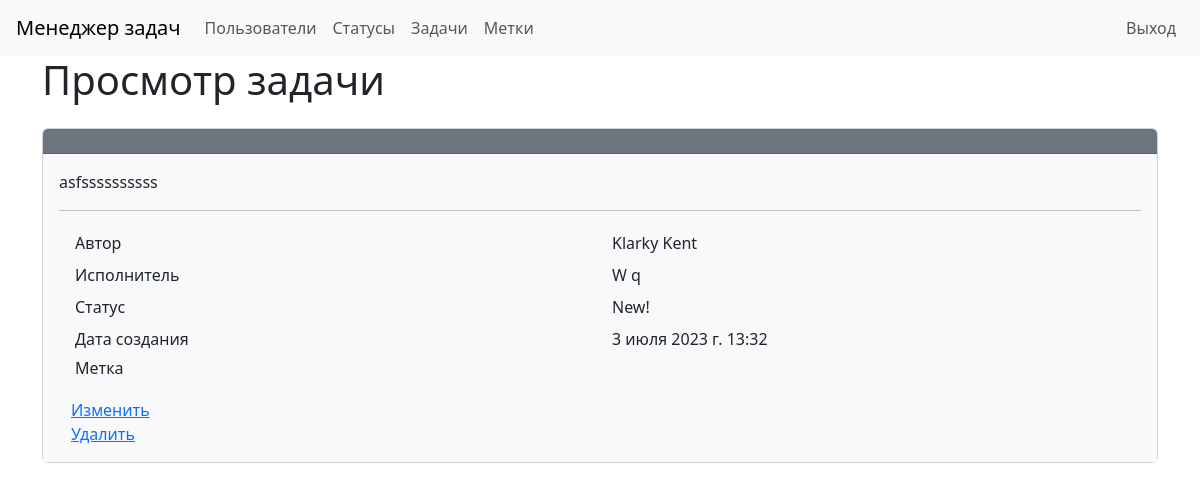
The app's page /tasks/2 (signed in), older data.
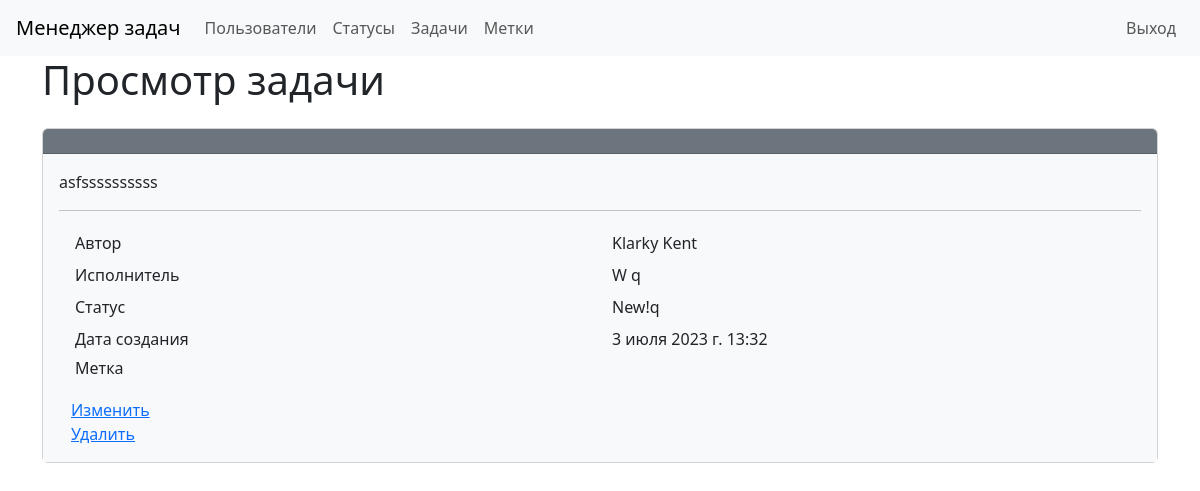
The same page, newer data.
### task_manager/tasks/models.py (models this page shows, shortened)
class TasksModel(models.Model):
    name = models.CharField(max_length=100)
    description = models.TextField()
    timestamp = models.DateTimeField(auto_now_add=True)
    status = models.ForeignKey(StatusModel, on_delete=models.PROTECT,
                               related_name='status_id')
    author = models.ForeignKey(User, on_delete=models.PROTECT,
                               related_name='author_id')
    executor = models.ForeignKey(User, on_delete=models.PROTECT,
                                 related_name='executor_id', null=True)
    labels = models.ManyToManyField(LabelModel)

### task_manager/statuses/models.py (models this page shows)
class StatusModel(models.Model):
    name = models.CharField(
        max_length=100, unique=True,
        error_messages={'unique': "Это имя уже существует."})
    timestamp = models.DateTimeField(auto_now_add=True)
    def __str__(self):
        return self.name

### task_manager/tasks/views.py (the view)
class TaskView(AppLoginMixin, DetailView):
    template_name = 'tasks/task_view.html'
    model = TasksModel

### task_manager/tasks/templates/tasks/task_view.html (shortened to what this page needs)
{% extends "base.html" %}
{% load i18n %}
{% block main %}
<h1 class="mb-4">{% trans "Task view" %}</h1>
<div class="card">
    <div class="card-header bg-secondary text-white">
    </div>
    <div class="card-body bg-light">
        <p>
            {% if object.description %}
                {{ object.description }}
            {%  endif %}
        </p>
        <hr>
        <div class="container">
            <div class="row p-1">
                <div class="col">
                    {% trans "Author" %}
                </div>
                <div class="col">
                    {{ object.author.first_name }} {{ object.author.last_name }}
                </div>
            </div>
            <div class="row p-1">
                <div class="col">
                    {% trans "Executor" %}
                </div>
                <div class="col">
                    {% if object.executor %}
                        {{ object.executor.first_name }} {{ object.executor.last_name }}
                    {%  endif %}
                </div>
            </div>
            <div class="row p-1">
                <div class="col">
                    {% trans "Status" %}
                </div>
                <div class="col">
                    {{ object.status }}
                </div>
            </div>
            <div class="row p-1">
                <div class="col">
                    {% trans "Create at" %}
                </div>
                <div class="col">
                    {{ object.timestamp }}
                </div>
            </div>
            <div class="row p-1">
                <div class="col">
                    <h6>{% trans "label" %}</h6>
                </div>
            </div>
            <div>
                <a href="{% url 'update_task' pk=object.id %}">{% trans "Update" %}</a>
                <br>
                <a href="{% url 'delete_task' pk=object.id %}">{% trans "Delete" %}</a>
            </div>
        </div>
    </div>
</div>
{% endblock %}

Row changes from the older to the newer data that the page shows:
changed through a linked row, TasksModel "asfssssssssss": status "New!" → "New!q"
